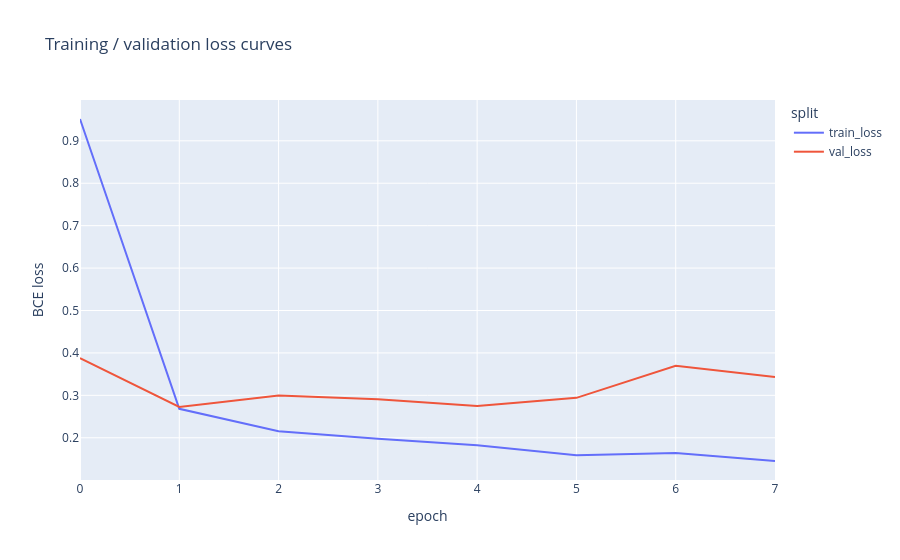
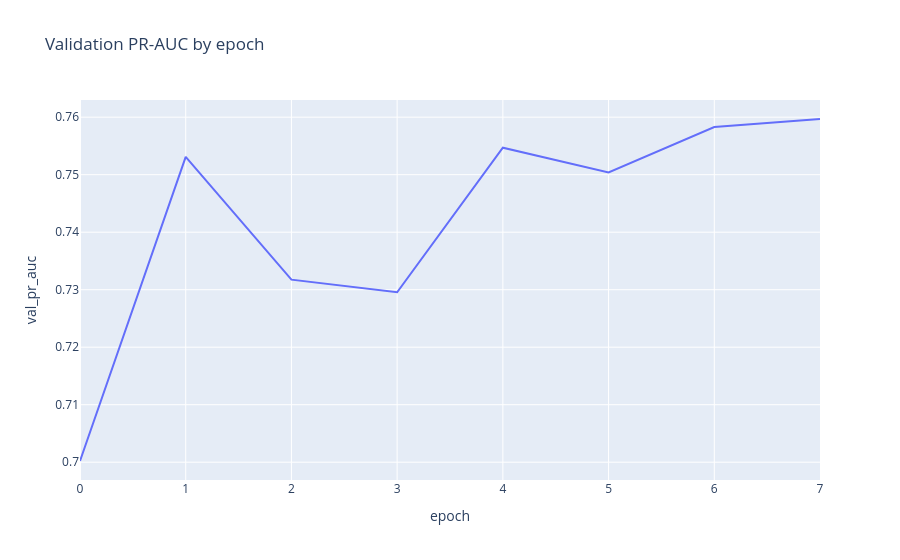

The notebook cell these images were saved under, in order:
### Code cell
model, history = train_model(
    model, 
    data_train, 
    preds_train,
    num_epochs=8, 
    batch_size=512, 
    num_neighbors=(15, 10),
    lr=1e-3, 
    weight_decay=1e-4, 
    val_frac=0.15,
    neg_per_pos=70,
)

fig = px.line(
    pd.DataFrame(history).reset_index().rename(columns={"index": "epoch"}),
    x="epoch", y=["train_loss", "val_loss"],
    title="Training / validation loss curves",
    labels={"value": "BCE loss", "variable": "split"},
)
fig.show()

fig2 = px.line(
    pd.DataFrame(history).reset_index().rename(columns={"index": "epoch"}),
    x="epoch", y="val_pr_auc", title="Validation PR-AUC by epoch",
)
fig2.show()

### Figure 1 — Plotly figure (JSON) as saved in the notebook; plotly's stock layout.template omitted (floating-point values rounded to 4 significant figures)
{"data": [{"hovertemplate": "split=train_loss<br>epoch=%{x}<br>BCE loss=%{y}<extra></extra>", "legendgroup": "train_loss", "line": {"color": "#636efa", "dash": "solid"}, "marker": {"symbol": "circle"}, "mode": "lines", "name": "train_loss", "orientation": "v", "showlegend": true, "type": "scatter", "x": [0, 1, 2, 3, 4, 5, 6, 7], "xaxis": "x", "y": [0.9514, 0.2683, 0.2155, 0.1979, 0.1823, 0.159, 0.1643, 0.1452], "yaxis": "y"}, {"hovertemplate": "split=val_loss<br>epoch=%{x}<br>BCE loss=%{y}<extra></extra>", "legendgroup": "val_loss", "line": {"color": "#EF553B", "dash": "solid"}, "marker": {"symbol": "circle"}, "mode": "lines", "name": "val_loss", "orientation": "v", "showlegend": true, "type": "scatter", "x": [0, 1, 2, 3, 4, 5, 6, 7], "xaxis": "x", "y": [0.3879, 0.2725, 0.2997, 0.2906, 0.275, 0.2941, 0.3697, 0.3432], "yaxis": "y"}], "layout": {"legend": {"title": {"text": "split"}, "tracegroupgap": 0}, "title": {"text": "Training / validation loss curves"}, "xaxis": {"anchor": "y", "domain": [0, 1], "title": {"text": "epoch"}}, "yaxis": {"anchor": "x", "domain": [0, 1], "title": {"text": "BCE loss"}}}}

### Figure 2 — Plotly figure (JSON) as saved in the notebook; plotly's stock layout.template omitted (floating-point values rounded to 4 significant figures)
{"data": [{"hovertemplate": "epoch=%{x}<br>val_pr_auc=%{y}<extra></extra>", "legendgroup": "", "line": {"color": "#636efa", "dash": "solid"}, "marker": {"symbol": "circle"}, "mode": "lines", "name": "", "orientation": "v", "showlegend": false, "type": "scatter", "x": [0, 1, 2, 3, 4, 5, 6, 7], "xaxis": "x", "y": [0.7002, 0.7531, 0.7317, 0.7296, 0.7547, 0.7504, 0.7583, 0.7597], "yaxis": "y"}], "layout": {"legend": {"tracegroupgap": 0}, "title": {"text": "Validation PR-AUC by epoch"}, "xaxis": {"anchor": "y", "domain": [0, 1], "title": {"text": "epoch"}}, "yaxis": {"anchor": "x", "domain": [0, 1], "title": {"text": "val_pr_auc"}}}}
